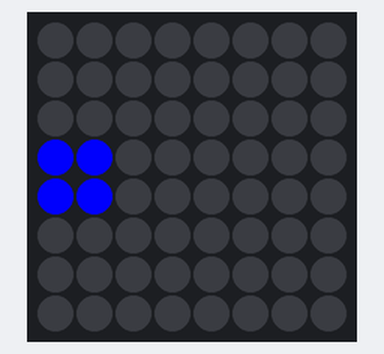
The program below on a simulated Raspberry Pi (BCM pin numbers) with a Sense HAT. Parts: the Sense HAT's 8×8 RGB LED matrix.

Above: at 0.1 s.
At 1.6 s:
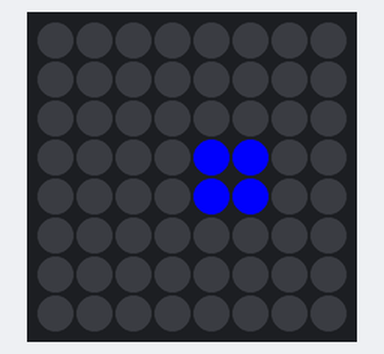
At 2.3 s:
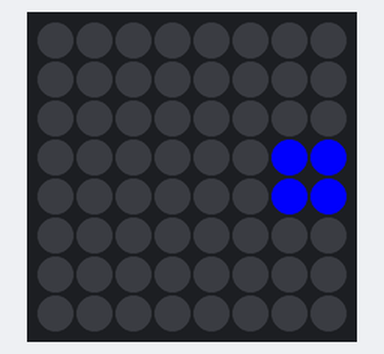
At 3.8 s:
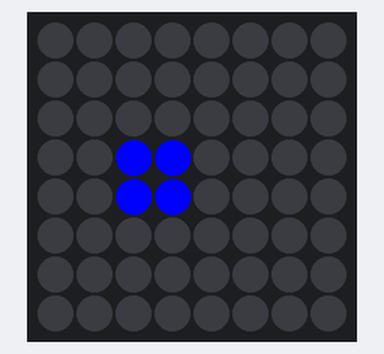

The program:

bouncer.py
```python
from LEDmatrix import *


num = 0
B = [0,0,255]
X = [0,0,0]
one = [
    X,X,X,X,X,X,X,X,
    X,X,X,X,X,X,X,X,
    X,X,X,X,X,X,X,X,
    B,B,X,X,X,X,X,X,
    B,B,X,X,X,X,X,X,
    X,X,X,X,X,X,X,X,
    X,X,X,X,X,X,X,X,
    X,X,X,X,X,X,X,X
    ]


two = [
    X,X,X,X,X,X,X,X,
    X,X,X,X,X,X,X,X,
    X,X,X,X,X,X,X,X,
    X,X,B,B,X,X,X,X,
    X,X,B,B,X,X,X,X,
    X,X,X,X,X,X,X,X,
    X,X,X,X,X,X,X,X,
    X,X,X,X,X,X,X,X
    ]


three = [
    X,X,X,X,X,X,X,X,
    X,X,X,X,X,X,X,X,
    X,X,X,X,X,X,X,X,
    X,X,X,X,B,B,X,X,
    X,X,X,X,B,B,X,X,
    X,X,X,X,X,X,X,X,
    X,X,X,X,X,X,X,X,
    X,X,X,X,X,X,X,X
    ]

four = [
    X,X,X,X,X,X,X,X,
    X,X,X,X,X,X,X,X,
    X,X,X,X,X,X,X,X,
    X,X,X,X,X,X,B,B,
    X,X,X,X,X,X,B,B,
    X,X,X,X,X,X,X,X,
    X,X,X,X,X,X,X,X,
    X,X,X,X,X,X,X,X
    ]


def bounce():
    display_pixels(one)
    delay(0.75)
    display_pixels(two)
    delay(0.75)
    display_pixels(three)
    delay(0.75)
    display_pixels(four)


def revbounce():
    display_pixels(four)
    delay(0.75)
    display_pixels(three)
    delay(0.75)
    display_pixels(two)
    delay(0.75)
    display_pixels(one)

while True:
    bounce()
    revbounce()
```

LEDmatrix.py
```python
from select import select
from sense_hat import SenseHat
import os
import pygame
from pygame.locals import *
from time import sleep


matrix = SenseHat()
matrix.rotation = 180
matrix.lowlight = True

def delay(t):
    sleep(t)

def clear():
    matrix.clear()

def fill(a):
    matrix.clear(a)

def set_pixel(a,b,c):
    matrix.set_pixel(a,b,c)

def display_pixels(a):
    matrix.set_pixels(a)

def display_image(a):
    matrix.load_image(a)


def use_joystick():
    pygame.init()
    pygame.display.set_mode((100, 100)).fill((0,255,0))
    pygame.display.flip()

def get_position():
    for event in pygame.event.get():
        if event.type == pygame.KEYDOWN:
            if event.key == pygame.K_DOWN:
                return "up"
            elif event.key == pygame.K_UP:
                return "down"
            elif event.key == pygame.K_LEFT:
                return "right"
            elif event.key == pygame.K_RIGHT:
                return "left"
            elif event.key == pygame.K_RETURN:
                return "centre"
            elif event.key == pygame.K_ESCAPE:
                return "escape"

def get_orientation(axis):
    o = matrix.get_orientation()
    Axis = o[axis]
    Axis = int(round(Axis,0))
    Axis = Axis + 90
    Axis = Axis % 360
    return Axis
```

Measured:
- by itself, everything shown: repeats every 4.5 s, in 6 steps
- what the display in image 1 shows lasts 0.8 s, from 1.5 s to 2.3 s
